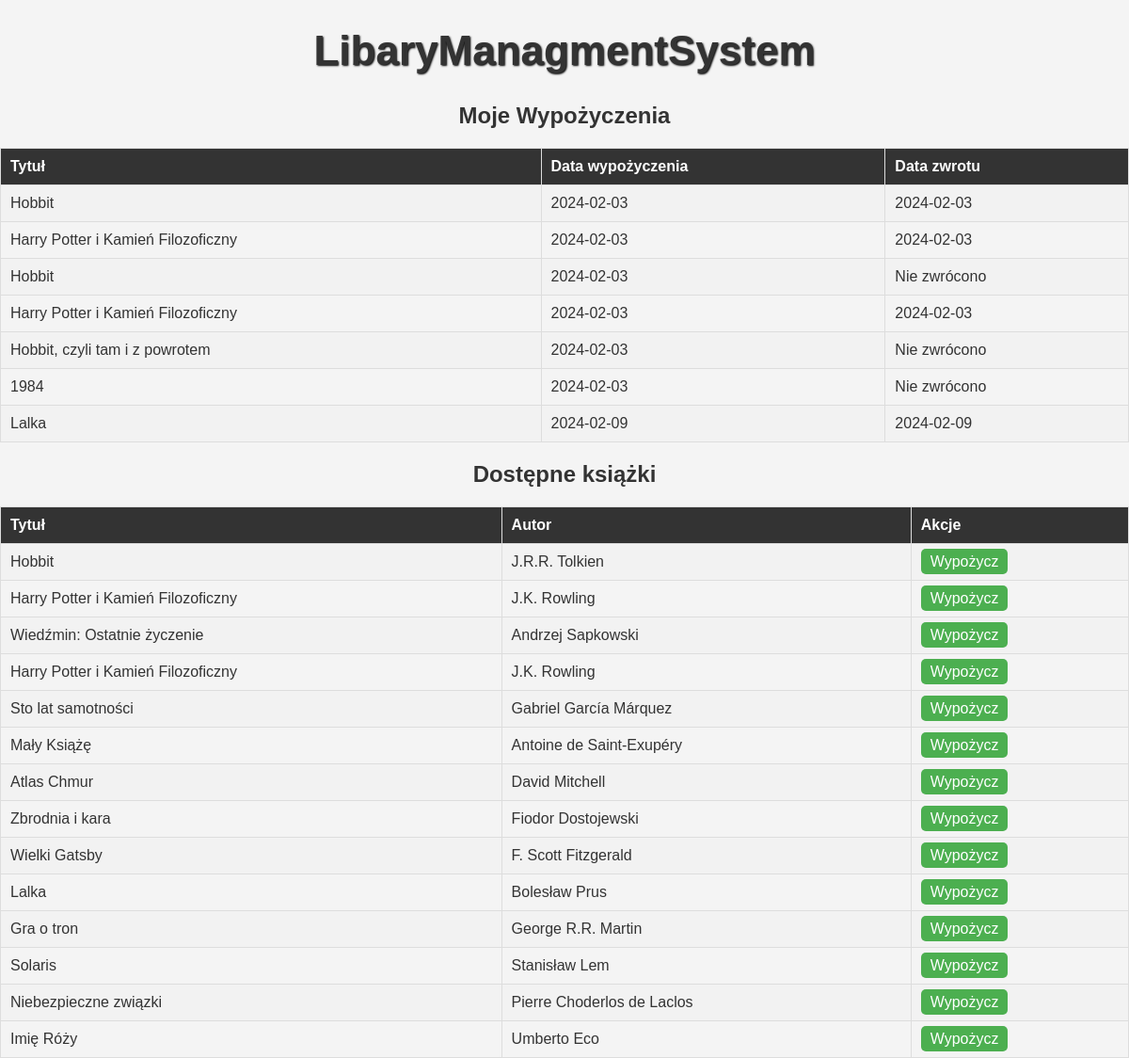
The page /my_loans.php (signed in) on the database its author committed.
### tables this page shows
CREATE TABLE `wypozyczenia` (
  `WypozyczenieID` int(11) NOT NULL,
  `KsiazkaID` int(11) DEFAULT NULL,
  `CzytelnikID` int(11) DEFAULT NULL,
  `Data_wypozyczenia` date NOT NULL,
  `Data_zwrotu` date DEFAULT NULL
);

CREATE TABLE `ksiazki` (
  `KsiazkaID` int(11) NOT NULL,
  `Tytul` varchar(255) NOT NULL,
  `Autor` varchar(255) NOT NULL,
  `Rok_wydania` int(11) DEFAULT NULL,
  `Stan` enum('Dostępna','Wypożyczona') NOT NULL
);

### my_loans.php (the view, shortened to what this page needs)
<!DOCTYPE html>
<html lang="pl">
<head>
    <link rel="stylesheet" href="style.css">
</head>
<body>
    <div class="loans-container">
        <a href="user.php" class="link-title"><h1>LibaryManagmentSystem</h1></a>
        <h2>Moje Wypożyczenia</h2>
        <?php
        include 'config.php';
        $uzytkownikID = $_SESSION['UzytkownikID'];
        $sql = "SELECT Ksiazki.Tytul, Wypozyczenia.Data_wypozyczenia, Wypozyczenia.Data_zwrotu, Wypozyczenia.WypozyczenieID FROM Wypozyczenia JOIN Ksiazki ON Wypozyczenia.KsiazkaID = Ksiazki.KsiazkaID WHERE CzytelnikID = ?";
        $stmt = mysqli_prepare($conn, $sql);
        if ($stmt) {
            mysqli_stmt_bind_param($stmt, 'i', $uzytkownikID);
            mysqli_stmt_execute($stmt);
            $result = mysqli_stmt_get_result($stmt);
            if (mysqli_num_rows($result) > 0) {
                echo "<table><tr><th>Tytuł</th><th>Data wypożyczenia</th><th>Data zwrotu</th></tr>";
                while ($loan = mysqli_fetch_assoc($result)) {
                    echo "<tr><td>" . htmlspecialchars($loan['Tytul']) . "</td>";
                    echo "<td>" . htmlspecialchars($loan['Data_wypozyczenia']) . "</td>";
                    echo "<td>" . (empty($loan['Data_zwrotu']) ? "Nie zwrócono" : htmlspecialchars($loan['Data_zwrotu'])) . "</td>";
                    echo "</tr>";
                }
                echo "</table>";
            } else {
                echo "<p>Brak wypożyczeń.</p>";
            }
        } else {
            echo "Błąd przygotowania zapytania: " . mysqli_error($conn);
        }
        ?>
        <h2>Dostępne książki</h2>
        <?php
        $sql = "SELECT KsiazkaID, Tytul, Autor FROM Ksiazki WHERE Stan = 'Dostępna'";
        $result = mysqli_query($conn, $sql);
        if (mysqli_num_rows($result) > 0) {
            echo "<table><tr><th>Tytuł</th><th>Autor</th><th>Akcje</th></tr>";
            while ($book = mysqli_fetch_assoc($result)) {
                echo "<tr><td>" . htmlspecialchars($book['Tytul']) . "</td>";
                echo "<td>" . htmlspecialchars($book['Autor']) . "</td>";
                echo "<td><a href='add_loan.php?book_id=" . $book['KsiazkaID'] . "&reader_id=" . $uzytkownikID . "' class='loan-link'>Wypożycz</a></td></tr>";
            }
            echo "</table>";
        } else {
            echo "<p>Brak dostępnych książek.</p>";
        }
        ?>
    </div>
</body>
</html>

### style.css (style rules this page uses)
body { font-family: Arial, sans-serif; margin: 0; padding: 0; background-color: #f4f4f4; color: #333; }
table { width: 100%; border-collapse: collapse; margin-top: 20px; }
table, th, td { border: 1px solid #ddd; }
th, td { padding: 10px; text-align: left; }
th { background-color: #333; color: white; }
tr:nth-child(even) { background-color: #f2f2f2; }
h1 { text-align: center; font-size: 44px; }
h2, h3 { text-align: center; }
.link-title { text-decoration: none; font-size: 24px; color: #333; font-weight: bold; text-shadow: 1px 1px 2px #000; }
.loan-link { text-decoration: none; background-color: #4CAF50; color: #fff; padding: 5px 10px; border-radius: 5px; }

### rows shown on the page
wypozyczenia: KsiazkaID.Tytul "Hobbit", Data_wypozyczenia "2024-02-03", Data_zwrotu "2024-02-03"
wypozyczenia: KsiazkaID.Tytul "Harry Potter i Kamień Filozoficzny", Data_wypozyczenia "2024-02-03", Data_zwrotu "2024-02-03"
wypozyczenia: KsiazkaID.Tytul "Hobbit", Data_wypozyczenia "2024-02-03", shows "Nie zwrócono"
wypozyczenia: KsiazkaID.Tytul "Harry Potter i Kamień Filozoficzny", Data_wypozyczenia "2024-02-03", Data_zwrotu "2024-02-03"
wypozyczenia: KsiazkaID.Tytul "Hobbit, czyli tam i z powrotem", Data_wypozyczenia "2024-02-03", shows "Nie zwrócono"
wypozyczenia: KsiazkaID.Tytul "1984", Data_wypozyczenia "2024-02-03", shows "Nie zwrócono"
wypozyczenia: KsiazkaID.Tytul "Lalka", Data_wypozyczenia "2024-02-09", Data_zwrotu "2024-02-09"
ksiazki: Tytul "Hobbit", Autor "J.R.R. Tolkien"
ksiazki: Tytul "Harry Potter i Kamień Filozoficzny", Autor "J.K. Rowling"
ksiazki: Tytul "Wiedźmin: Ostatnie życzenie", Autor "Andrzej Sapkowski"
ksiazki: Tytul "Harry Potter i Kamień Filozoficzny", Autor "J.K. Rowling"
ksiazki: Tytul "Sto lat samotności", Autor "Gabriel García Márquez"
ksiazki: Tytul "Mały Książę", Autor "Antoine de Saint-Exupéry"
ksiazki: Tytul "Atlas Chmur", Autor "David Mitchell"
ksiazki: Tytul "Zbrodnia i kara", Autor "Fiodor Dostojewski"
ksiazki: Tytul "Wielki Gatsby", Autor "F. Scott Fitzgerald"
ksiazki: Tytul "Lalka", Autor "Bolesław Prus"
ksiazki: Tytul "Gra o tron", Autor "George R.R. Martin"
ksiazki: Tytul "Solaris", Autor "Stanisław Lem"
ksiazki: Tytul "Niebezpieczne związki", Autor "Pierre Choderlos de Laclos"
ksiazki: Tytul "Imię Róży", Autor "Umberto Eco"
